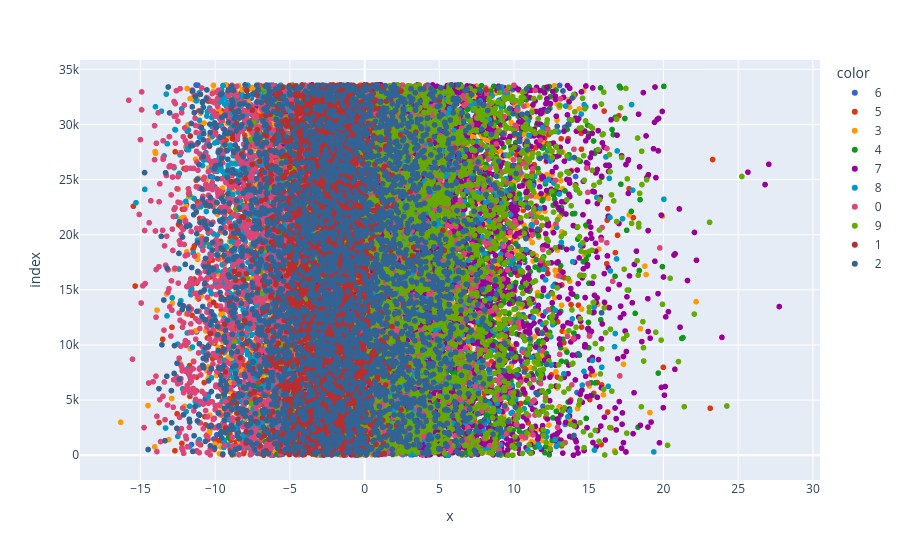

Write notebook code for a chart like this one.
### Code cell
y_train_trf = y_train.astype(str)
import plotly.express as px
fig = px.scatter(X_train_trf[:,0],X_train_trf[:,1],color = y_train_trf, color_discrete_sequence= px.colors.qualitative.G10)
fig.show()

### Figure 1 — Plotly figure (JSON) as saved in the notebook; plotly's stock layout.template omitted (floating-point values rounded to 4 significant figures; data arrays with more than 128 entries replaced by an {"elided": "..."} marker saying what was removed)
{"data": [{"hovertemplate": "color=6<br>x=%{x}<br>index=%{y}<extra></extra>", "legendgroup": "6", "marker": {"color": "#3366CC", "symbol": "circle"}, "mode": "markers", "name": "6", "showlegend": true, "type": "scattergl", "x": {"elided": "3352 float values"}, "xaxis": "x", "y": {"elided": "3352 int values"}, "yaxis": "y"}, {"hovertemplate": "color=5<br>x=%{x}<br>index=%{y}<extra></extra>", "legendgroup": "5", "marker": {"color": "#DC3912", "symbol": "circle"}, "mode": "markers", "name": "5", "showlegend": true, "type": "scattergl", "x": {"elided": "3093 float values"}, "xaxis": "x", "y": {"elided": "3093 int values"}, "yaxis": "y"}, {"hovertemplate": "color=3<br>x=%{x}<br>index=%{y}<extra></extra>", "legendgroup": "3", "marker": {"color": "#FF9900", "symbol": "circle"}, "mode": "markers", "name": "3", "showlegend": true, "type": "scattergl", "x": {"elided": "3414 float values"}, "xaxis": "x", "y": {"elided": "3414 int values"}, "yaxis": "y"}, {"hovertemplate": "color=4<br>x=%{x}<br>index=%{y}<extra></extra>", "legendgroup": "4", "marker": {"color": "#109618", "symbol": "circle"}, "mode": "markers", "name": "4", "showlegend": true, "type": "scattergl", "x": {"elided": "3233 float values"}, "xaxis": "x", "y": {"elided": "3233 int values"}, "yaxis": "y"}, {"hovertemplate": "color=7<br>x=%{x}<br>index=%{y}<extra></extra>", "legendgroup": "7", "marker": {"color": "#990099", "symbol": "circle"}, "mode": "markers", "name": "7", "showlegend": true, "type": "scattergl", "x": {"elided": "3508 float values"}, "xaxis": "x", "y": {"elided": "3508 int values"}, "yaxis": "y"}, {"hovertemplate": "color=8<br>x=%{x}<br>index=%{y}<extra></extra>", "legendgroup": "8", "marker": {"color": "#0099C6", "symbol": "circle"}, "mode": "markers", "name": "8", "showlegend": true, "type": "scattergl", "x": {"elided": "3228 float values"}, "xaxis": "x", "y": {"elided": "3228 int values"}, "yaxis": "y"}, {"hovertemplate": "color=0<br>x=%{x}<br>index=%{y}<extra></extra>", "legendgroup": "0", "marker": {"color": "#DD4477", "symbol": "circle"}, "mode": "markers", "name": "0", "showlegend": true, "type": "scattergl", "x": {"elided": "3316 float values"}, "xaxis": "x", "y": {"elided": "3316 int values"}, "yaxis": "y"}, {"hovertemplate": "color=9<br>x=%{x}<br>index=%{y}<extra></extra>", "legendgroup": "9", "marker": {"color": "#66AA00", "symbol": "circle"}, "mode": "markers", "name": "9", "showlegend": true, "type": "scattergl", "x": {"elided": "3350 float values"}, "xaxis": "x", "y": {"elided": "3350 int values"}, "yaxis": "y"}, {"hovertemplate": "color=1<br>x=%{x}<br>index=%{y}<extra></extra>", "legendgroup": "1", "marker": {"color": "#B82E2E", "symbol": "circle"}, "mode": "markers", "name": "1", "showlegend": true, "type": "scattergl", "x": {"elided": "3775 float values"}, "xaxis": "x", "y": {"elided": "3775 int values"}, "yaxis": "y"}, {"hovertemplate": "color=2<br>x=%{x}<br>index=%{y}<extra></extra>", "legendgroup": "2", "marker": {"color": "#316395", "symbol": "circle"}, "mode": "markers", "name": "2", "showlegend": true, "type": "scattergl", "x": {"elided": "3331 float values"}, "xaxis": "x", "y": {"elided": "3331 int values"}, "yaxis": "y"}], "layout": {"legend": {"title": {"text": "color"}, "tracegroupgap": 0}, "margin": {"t": 60}, "xaxis": {"anchor": "y", "domain": [0, 1], "title": {"text": "x"}}, "yaxis": {"anchor": "x", "domain": [0, 1], "title": {"text": "index"}}}}
